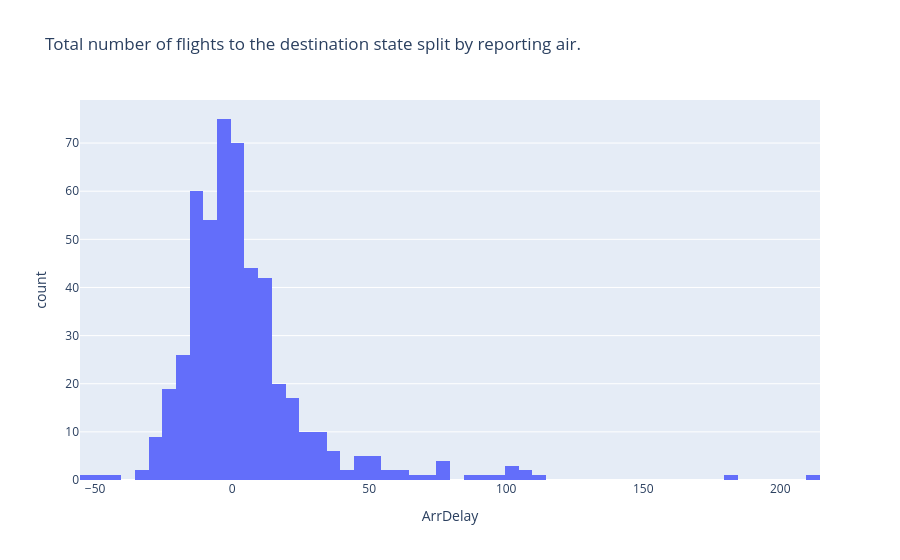

Notebook code cell kept with this figure:
### Code cell
## Write your code here
fig=go.Figure()
fig = px.histogram(data, x="ArrDelay",title="Total number of flights to the destination state split by reporting air.")
fig.show()

### Figure 1 — Plotly figure (JSON) as saved in the notebook; plotly's stock layout.template omitted (floating-point values rounded to 4 significant figures; data arrays with more than 128 entries replaced by an {"elided": "..."} marker saying what was removed)
{"data": [{"alignmentgroup": "True", "bingroup": "x", "hovertemplate": "ArrDelay=%{x}<br>count=%{y}<extra></extra>", "legendgroup": "", "marker": {"color": "#636efa", "pattern": {"shape": ""}}, "name": "", "offsetgroup": "", "orientation": "v", "showlegend": false, "type": "histogram", "x": {"elided": "500 int values"}, "xaxis": "x", "yaxis": "y"}], "layout": {"barmode": "relative", "legend": {"tracegroupgap": 0}, "title": {"text": "Total number of flights to the destination state split by reporting air."}, "xaxis": {"anchor": "y", "domain": [0, 1], "title": {"text": "ArrDelay"}}, "yaxis": {"anchor": "x", "domain": [0, 1], "title": {"text": "count"}}}}
